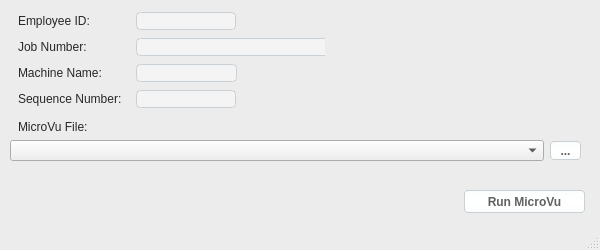
<?xml version="1.0" encoding="UTF-8"?>
<ui version="4.0">
 <class>MvRun_MainWindow</class>
 <widget class="QMainWindow" name="MvRun_MainWindow">
  <property name="geometry">
   <rect>
    <x>0</x>
    <y>0</y>
    <width>600</width>
    <height>250</height>
   </rect>
  </property>
  <property name="minimumSize">
   <size>
    <width>600</width>
    <height>250</height>
   </size>
  </property>
  <property name="maximumSize">
   <size>
    <width>600</width>
    <height>250</height>
   </size>
  </property>
  <property name="windowTitle">
   <string>MvRun</string>
  </property>
  <property name="windowIcon">
   <iconset>
    <normaloff>MvRun.ico</normaloff>MvRun.ico</iconset>
  </property>
  <property name="styleSheet">
   <string notr="true">QMainWindow {
    background-color:#ececec;
}
QPushButton, QToolButton, QCommandLinkButton{
    padding: 0 5px 0 5px;
    border-style: solid;
    border-top-color: qlineargradient(spread:pad, x1:0, y1:0, x2:0, y2:1, stop:0 #c1c9cf, stop:1 #d2d8dd);
    border-right-color: qlineargradient(spread:pad, x1:1, y1:0, x2:0, y2:0, stop:0 #c1c9cf, stop:1 #d2d8dd);
    border-bottom-color: qlineargradient(spread:pad, x1:0, y1:1, x2:0, y2:0, stop:0 #c1c9cf, stop:1 #d2d8dd);
    border-left-color: qlineargradient(spread:pad, x1:0, y1:0, x2:1, y2:0, stop:0 #c1c9cf, stop:1 #d2d8dd);
    border-width: 1px;
    border-radius: 4px;
    color: #616161;
    font-weight: bold;
    background-color: qlineargradient(spread:pad, x1:0.5, y1:0, x2:0.5, y2:1, stop:0 #fbfdfd, stop:0.5 #ffffff, stop:1 #fbfdfd);
}
QPushButton::default, QToolButton::default, QCommandLinkButton::default{
    border: 1px solid transparent;
    color: #FFFFFF;
    background-color: qlineargradient(spread:pad, x1:0.5, y1:0, x2:0.5, y2:1, stop:0 #84afe5, stop:1 #1168e4);
}
QPushButton:hover, QToolButton:hover, QCommandLinkButton:hover{
    color: #3d3d3d;
}
QPushButton:pressed, QToolButton:pressed, QCommandLinkButton:pressed{
    color: #aeaeae;
    background-color: qlineargradient(spread:pad, x1:0.5, y1:0, x2:0.5, y2:1, stop:0 #ffffff, stop:0.5 #fbfdfd, stop:1 #ffffff);
}
QPushButton:disabled, QToolButton:disabled, QCommandLinkButton:disabled{
    color: #616161;
    background-color: qlineargradient(spread:pad, x1:0.5, y1:0, x2:0.5, y2:1, stop:0 #dce7eb, stop:0.5 #e0e8eb, stop:1 #dee7ec);
}
QLineEdit, QTextEdit, QPlainTextEdit, QSpinBox, QDoubleSpinBox, QTimeEdit, QDateEdit, QDateTimeEdit {
    padding: 0 5px 0 5px;
    border-width: 1px;
    border-radius: 4px;
    border-style: solid;
    border-top-color: qlineargradient(spread:pad, x1:0.5, y1:1, x2:0.5, y2:0, stop:0 #c1c9cf, stop:1 #d2d8dd);
    border-right-color: qlineargradient(spread:pad, x1:0, y1:0, x2:1, y2:0, stop:0 #c1c9cf, stop:1 #d2d8dd);
    border-bottom-color: qlineargradient(spread:pad, x1:0.5, y1:0, x2:0.5, y2:1, stop:0 #c1c9cf, stop:1 #d2d8dd);
    border-left-color: qlineargradient(spread:pad, x1:1, y1:0, x2:0, y2:0, stop:0 #c1c9cf, stop:1 #d2d8dd);
    background-color: #f4f4f4;
    color: #3d3d3d;
}
QLineEdit:focus, QTextEdit:focus, QPlainTextEdit:focus, QSpinBox:focus, QDoubleSpinBox:focus, QTimeEdit:focus, QDateEdit:focus, QDateTimeEdit:focus {
    padding: 0 5px 0 5px;
    border-width: 1px;
    border-radius: 4px;
    border-style: solid;
    border-top-color: qlineargradient(spread:pad, x1:0.5, y1:1, x2:0.5, y2:0, stop:0 #85b7e3, stop:1 #9ec1db);
    border-right-color: qlineargradient(spread:pad, x1:0, y1:0, x2:1, y2:0, stop:0 #85b7e3, stop:1 #9ec1db);
    border-bottom-color: qlineargradient(spread:pad, x1:0.5, y1:0, x2:0.5, y2:1, stop:0 #85b7e3, stop:1 #9ec1db);
    border-left-color: qlineargradient(spread:pad, x1:1, y1:0, x2:0, y2:0, stop:0 #85b7e3, stop:1 #9ec1db);
    background-color: #f4f4f4;
    color: #3d3d3d;
}
QLineEdit:disabled, QTextEdit:disabled, QPlainTextEdit:disabled, QSpinBox:disabled, QDoubleSpinBox:disabled, QTimeEdit:disabled, QDateEdit:disabled, QDateTimeEdit:disabled {
    color: #b9b9b9;
}
QLabel, QCheckBox, QRadioButton {
    padding: 0 5px 0 5px;
    color: #272727;
}
QHeaderView::section {
    background-color: qlineargradient(x1:0, y1:0, x2:0, y2:1,
                                      stop:0 #616161, stop: 0.5 #505050,
                                      stop: 0.6 #434343, stop:1 #656565);
    color: white;
    padding-left: 4px;
    border: 1px solid #6c6c6c;
    height: 20px;
}
</string>
  </property>
  <widget class="QWidget" name="centralwidget">
   <widget class="QWidget" name="gridLayoutWidget">
    <property name="geometry">
     <rect>
      <x>10</x>
      <y>10</y>
      <width>315</width>
      <height>100</height>
     </rect>
    </property>
    <layout class="QGridLayout" name="gridLayout">
     <item row="2" column="0">
      <widget class="QLabel" name="lblMachineName">
       <property name="text">
        <string>Machine Name:</string>
       </property>
      </widget>
     </item>
     <item row="1" column="0">
      <widget class="QLabel" name="lblJobNumber">
       <property name="text">
        <string>Job Number:</string>
       </property>
      </widget>
     </item>
     <item row="1" column="1">
      <widget class="QLineEdit" name="txtJobNumber">
       <property name="minimumSize">
        <size>
         <width>200</width>
         <height>0</height>
        </size>
       </property>
      </widget>
     </item>
     <item row="2" column="1">
      <widget class="QLineEdit" name="txtMachineName">
       <property name="minimumSize">
        <size>
         <width>100</width>
         <height>0</height>
        </size>
       </property>
       <property name="maximumSize">
        <size>
         <width>101</width>
         <height>16777215</height>
        </size>
       </property>
      </widget>
     </item>
     <item row="0" column="1">
      <widget class="QLineEdit" name="txtEmployeeID">
       <property name="minimumSize">
        <size>
         <width>100</width>
         <height>0</height>
        </size>
       </property>
       <property name="maximumSize">
        <size>
         <width>80</width>
         <height>16777215</height>
        </size>
       </property>
      </widget>
     </item>
     <item row="0" column="0">
      <widget class="QLabel" name="lblEmployeeID">
       <property name="text">
        <string>Employee ID:</string>
       </property>
      </widget>
     </item>
     <item row="3" column="0">
      <widget class="QLabel" name="lblSequenceNumber">
       <property name="text">
        <string>Sequence Number:</string>
       </property>
      </widget>
     </item>
     <item row="3" column="1">
      <widget class="QLineEdit" name="txtSequenceNumber">
       <property name="minimumSize">
        <size>
         <width>100</width>
         <height>0</height>
        </size>
       </property>
       <property name="maximumSize">
        <size>
         <width>100</width>
         <height>16777215</height>
        </size>
       </property>
      </widget>
     </item>
    </layout>
   </widget>
   <widget class="QWidget" name="gridLayoutWidget_2">
    <property name="geometry">
     <rect>
      <x>10</x>
      <y>120</y>
      <width>571</width>
      <height>41</height>
     </rect>
    </property>
    <layout class="QGridLayout" name="gridLayout_2">
     <item row="1" column="1">
      <widget class="QToolButton" name="btnFind">
       <property name="text">
        <string>...</string>
       </property>
      </widget>
     </item>
     <item row="1" column="0">
      <widget class="QComboBox" name="cboRecentPrograms"/>
     </item>
     <item row="0" column="0">
      <widget class="QLabel" name="label">
       <property name="text">
        <string>MicroVu File:</string>
       </property>
      </widget>
     </item>
    </layout>
   </widget>
   <widget class="QPushButton" name="btnRunMicroVu">
    <property name="geometry">
     <rect>
      <x>464</x>
      <y>190</y>
      <width>121</width>
      <height>23</height>
     </rect>
    </property>
    <property name="text">
     <string>Run MicroVu</string>
    </property>
   </widget>
  </widget>
  <widget class="QStatusBar" name="statusbar"/>
 </widget>
 <resources/>
 <connections/>
</ui>
